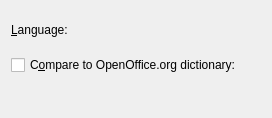
<ui version="4.0" >
 <class>KDEDocSourceUI</class>
 <widget class="QWidget" name="KDEDocSourceUI" >
  <property name="geometry" >
   <rect>
    <x>0</x>
    <y>0</y>
    <width>272</width>
    <height>118</height>
   </rect>
  </property>
  <layout class="QGridLayout" >
   <property name="margin" >
    <number>11</number>
   </property>
   <property name="spacing" >
    <number>6</number>
   </property>
   <item row="1" column="0" colspan="2" >
    <widget class="QCheckBox" name="spellCheckBox" >
     <property name="whatsThis" >
      <string>If you select this check box the words from the KDE documentation are spell-checked before they are inserted into the new dictionary.</string>
     </property>
     <property name="text" >
      <string>C&amp;ompare to OpenOffice.org dictionary:</string>
     </property>
     <property name="checked" >
      <bool>false</bool>
     </property>
    </widget>
   </item>
   <item row="2" column="1" >
    <widget class="KUrlRequester" name="ooDictURL" >
     <property name="enabled" >
      <bool>false</bool>
     </property>
     <property name="sizePolicy" >
      <sizepolicy vsizetype="Fixed" hsizetype="Preferred" >
       <horstretch>1</horstretch>
       <verstretch>0</verstretch>
      </sizepolicy>
     </property>
     <property name="whatsThis" >
      <string>With this input field you select the OpenOffice.org directory that will be used to spellcheck the words of the new dictionary.</string>
     </property>
    </widget>
   </item>
   <item row="0" column="1" >
    <widget class="KLanguageButton" name="languageButton" >
     <property name="focusPolicy" >
      <enum>Qt::WheelFocus</enum>
     </property>
    </widget>
   </item>
   <item row="0" column="0" >
    <widget class="QLabel" name="languageLabel" >
     <property name="sizePolicy" >
      <sizepolicy vsizetype="Fixed" hsizetype="Preferred" >
       <horstretch>0</horstretch>
       <verstretch>0</verstretch>
      </sizepolicy>
     </property>
     <property name="whatsThis" >
      <string>With this combo box you select which of the installed languages is used for creating the new dictionary. KMouth will only parse documentation files of this language.</string>
     </property>
     <property name="text" >
      <string>&amp;Language:</string>
     </property>
     <property name="buddy" >
      <cstring>languageButton</cstring>
     </property>
    </widget>
   </item>
  </layout>
 </widget>
 <layoutdefault spacing="6" margin="11" />
 <pixmapfunction>qPixmapFromMimeSource</pixmapfunction>
 <customwidgets>
  <customwidget>
   <class>KLanguageButton</class>
   <extends>QWidget</extends>
   <header>klanguagebutton.h</header>
  </customwidget>
  <customwidget>
   <class>KUrlRequester</class>
   <extends>QFrame</extends>
   <header>kurlrequester.h</header>
  </customwidget>
 </customwidgets>
 <resources/>
 <connections>
  <connection>
   <sender>spellCheckBox</sender>
   <signal>toggled(bool)</signal>
   <receiver>ooDictURL</receiver>
   <slot>setEnabled(bool)</slot>
   <hints>
    <hint type="sourcelabel" >
     <x>31</x>
     <y>67</y>
    </hint>
    <hint type="destinationlabel" >
     <x>97</x>
     <y>96</y>
    </hint>
   </hints>
  </connection>
 </connections>
</ui>
